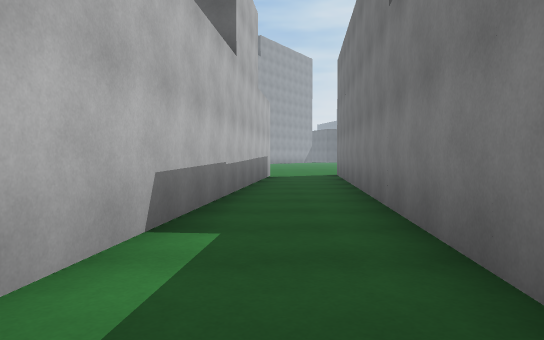
View 1 (above)

24 first-person views from a walk through a scene from a Unity 3-D project. The camera is 1.2 m above the floor, tilts 2° down and sees 70° across. The floor is counted in squares, 2 m on a side. Each view is taken from the middle of a square. On the plan, view 1 faces up. The plan holds only what a view shows up to about 11 squares ahead; the rest is blank. The place goes on beyond the plan. Surface patterns are stand-ins for the level's own textures.

View 2
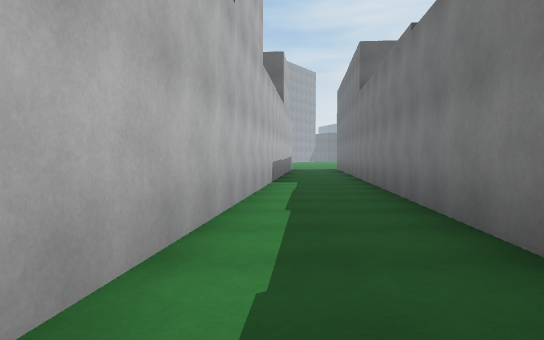

View 3
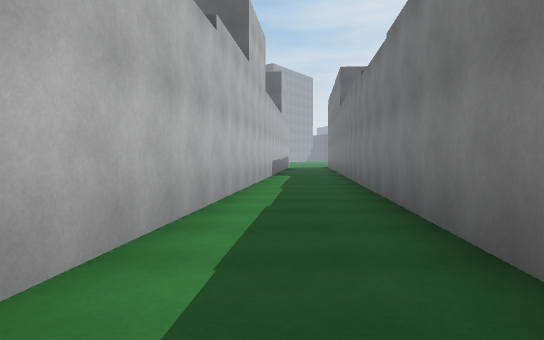

View 4
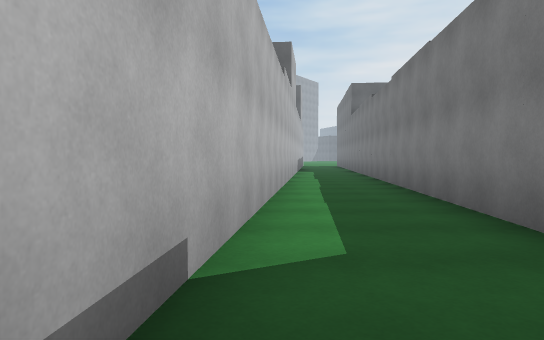

View 5
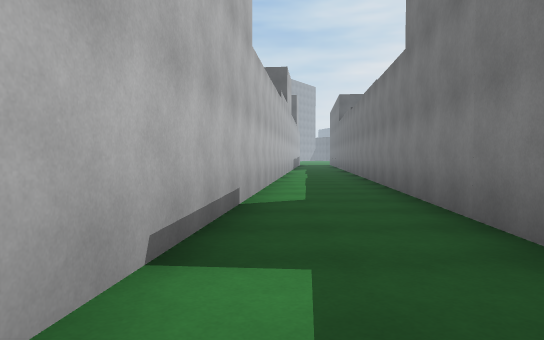

View 6
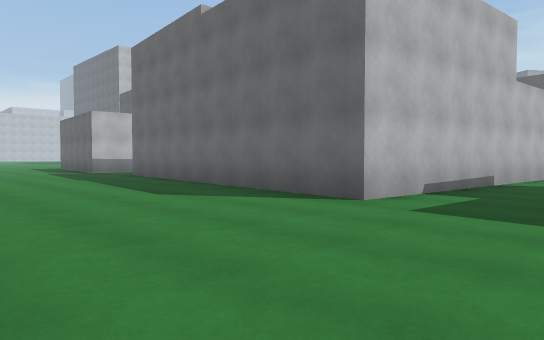

View 7
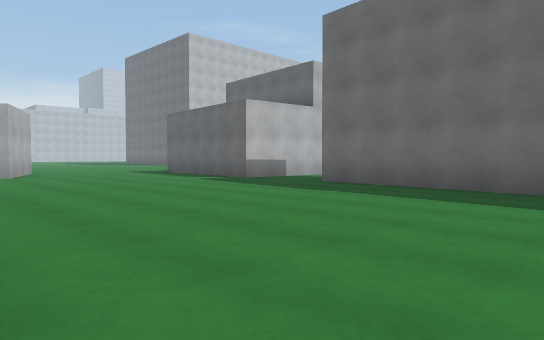

View 8
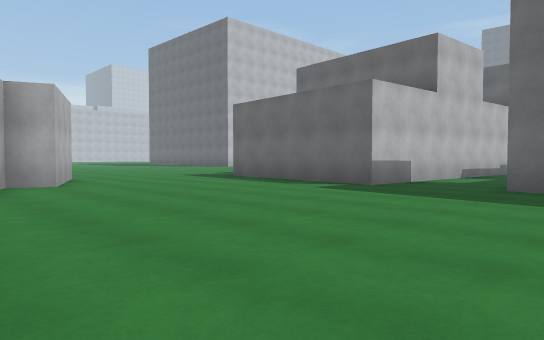

View 9
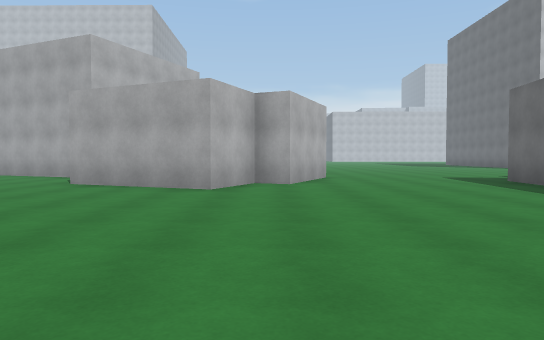

View 10
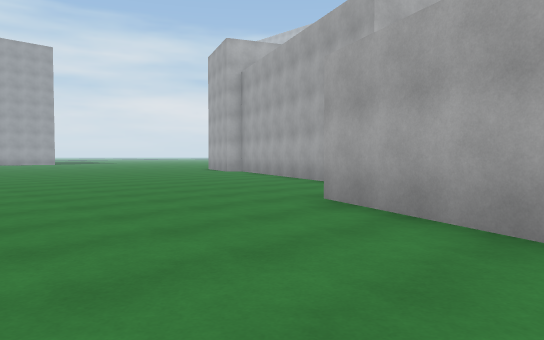

View 11
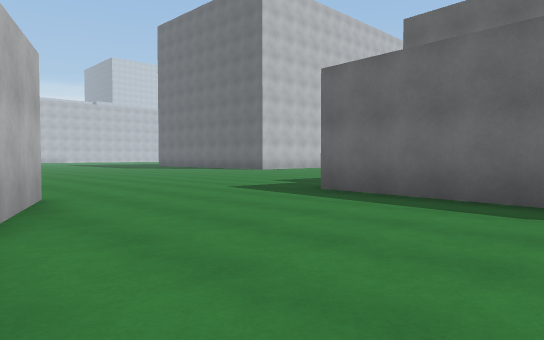

View 12
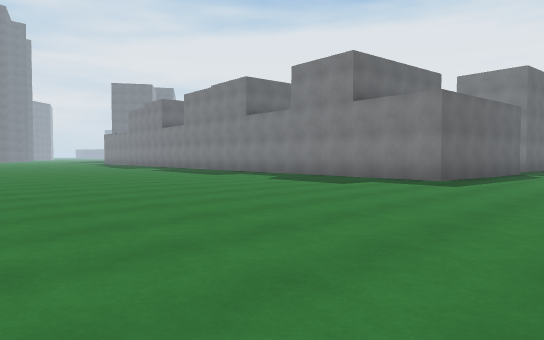

View 13
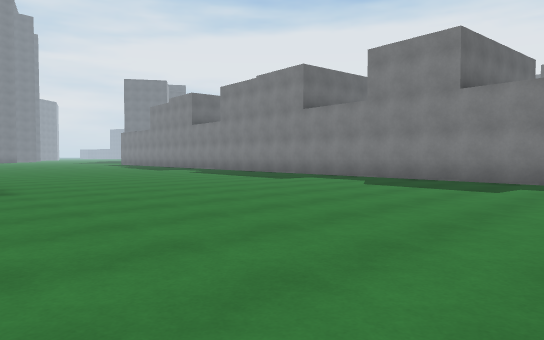

View 14
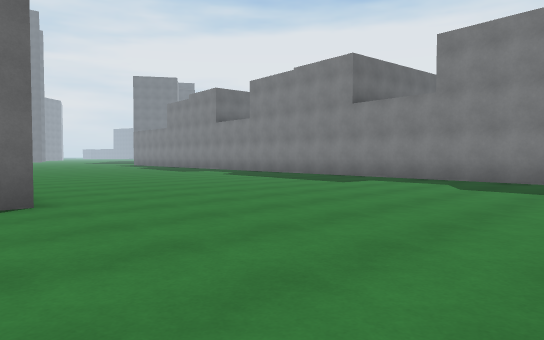

View 15
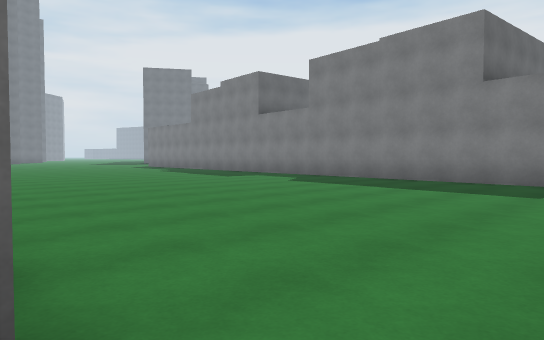

View 16
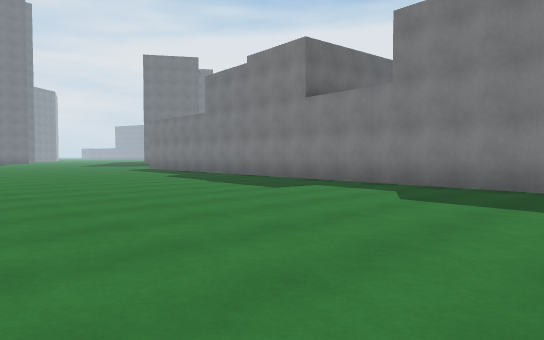

View 17
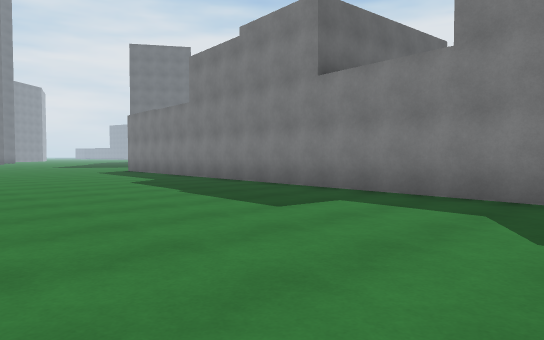

View 18
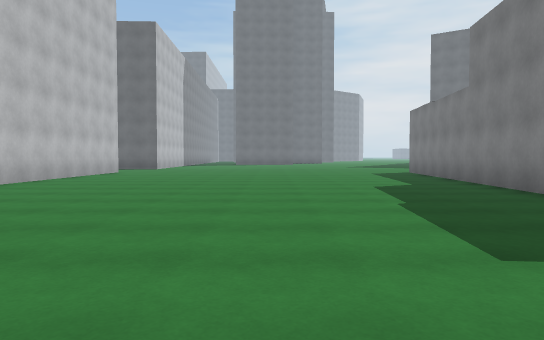

View 19
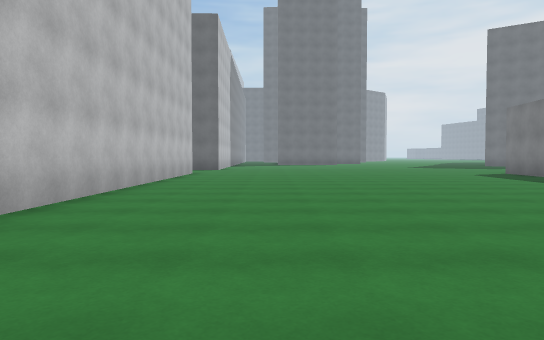

View 20
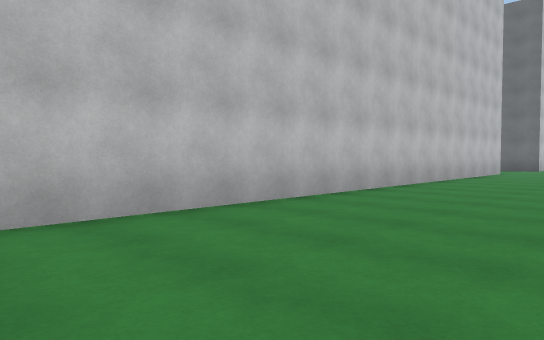

View 21
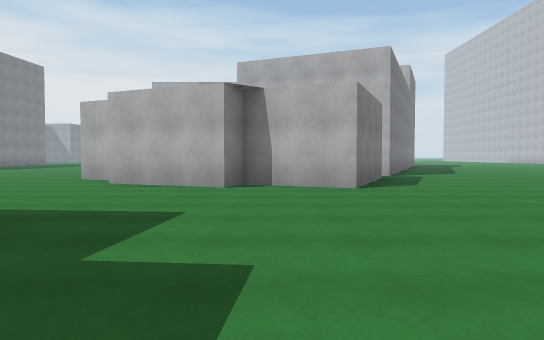

View 22
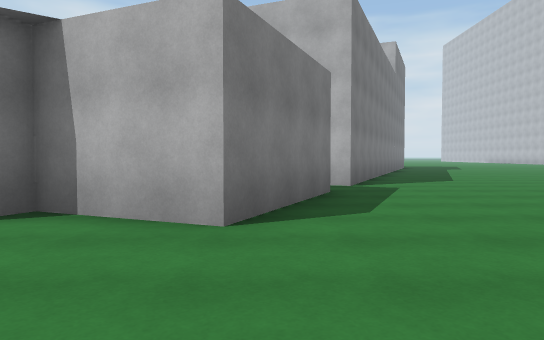

View 23
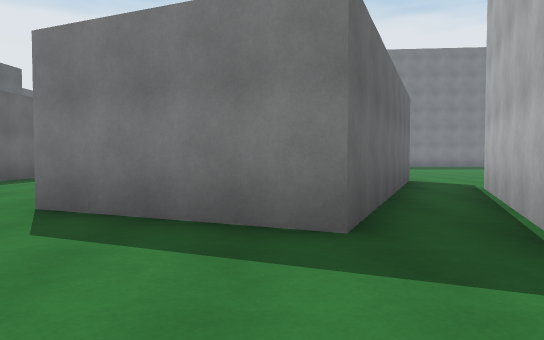

View 24
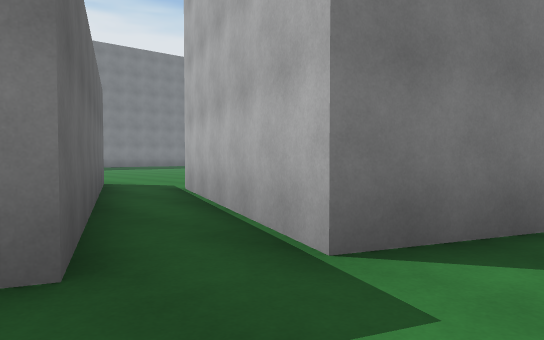

### Floor plan
Key: @ floor where view 1 was taken; # wall or solid block; . floor; B building; T thing the floor can be seen under or through.
Columns run from 29 left of view 1 to 2 right of it. Each row starts with its distance up from view 1.
 11  #..........                 B.#
 10  #..........#                ..B
  9  #..........#                ..B
  8  #..........B               #..B
  7  #..........#               B..#
  6  #..........#               #..#
  5  #..........                #.B
  4  #..........                B.B
  3  #.........#                #.B
  2  #.........B                #.#
  1  #.........#                ..B
  0  #.........B                .@B
 -1   .........#              BB..#
 -2   .........#               #..#
 -3   .........#               B..B
 -4   .........#               B..B
 -5   .........                #..#
 -6   .........    B           #..B
 -7  #........B    B           B.B
 -8  .........B                B.B
 -9 ..........#    #.          ..#
-10 ..........#    #.         #..#
-11 ..........#    #.         #..B
-12 ..........##   #..        B..#
-13 ..........B### ..B##      #..
-14 .....................######..B
-15 .............................
-16 ..............................
-17 ..............................
-18  ....###B#....................
-19  ....#   ##.............  ....
-20 .....#    ##............
-21 .....TT    #............
-22 ....TTTTT ##....
-23 ...# TT...#.....
-24 ...#   #B......
-25 ..##   # ......
-26        #.......
-27        #.......
-28         .......
-29          .....
-30           ....
-31            ...
-32             ..

Where each view was taken, in squares from view 1:
view 1: 0 up, 0 right, facing up
view 2: 6 down, 1 left, facing up
view 3: 9 down, 1 left, facing up
view 4: 12 down, 2 left, facing up
view 5: 15 down, 2 left, facing up
view 6: 19 down, 0 right, facing up-left
view 7: 21 down, 6 left, facing up-left
view 8: 21 down, 10 left, facing up-left
view 9: 19 down, 10 left, facing left
view 10: 20 down, 14 left, facing down-left
view 11: 19 down, 15 left, facing up-left
view 12: 17 down, 29 left, facing up-right
view 13: 14 down, 29 left, facing up-right
view 14: 12 down, 29 left, facing up-right
view 15: 8 down, 28 left, facing up-right
view 16: 4 down, 26 left, facing up-right
view 17: 2 down, 24 left, facing up-right
view 18: 1 down, 22 left, facing up
view 19: 0 up, 25 left, facing up
view 20: 1 down, 24 left, facing up-left
view 21: 10 down, 22 left, facing down
view 22: 14 down, 24 left, facing down
view 23: 20 down, 28 left, facing right
view 24: 20 down, 27 left, facing down-right
